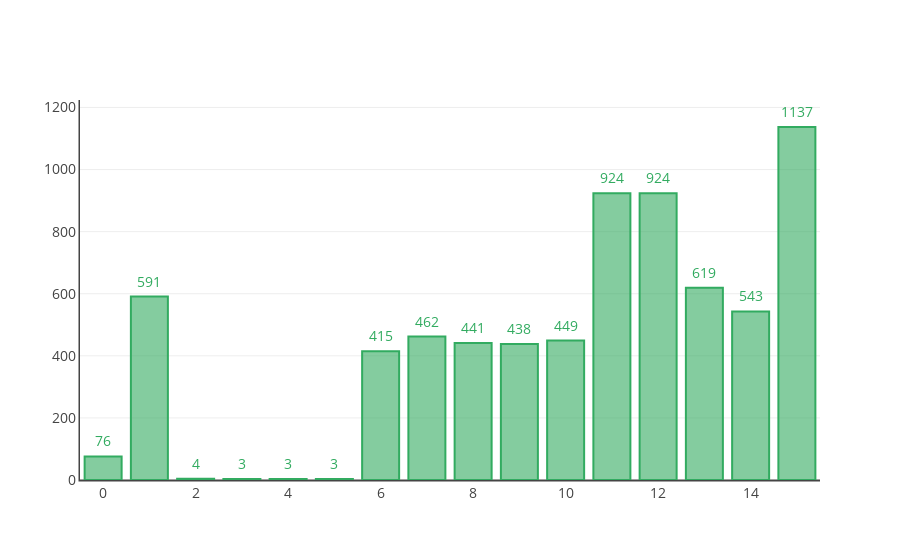

The notebook cell this image was saved under:
### Code cell
nan_count_bar = plot_count_nan(df_wide.iloc[:, df_wide.columns != 'muscle'])
py.iplot(nan_count_bar, filename='mvc/nan_count_bar')

### Figure 1 — Plotly figure (JSON) as saved in the notebook; plotly's stock layout.template omitted (floating-point values rounded to 4 significant figures)
{"data": [{"marker": {"color": "rgba(50, 171, 96, 0.6)", "line": {"color": "rgba(50, 171, 96, 1.0)", "width": 2}}, "type": "bar", "x": [0, 1, 2, 3, 4, 5, 6, 7, 8, 9, 10, 11, 12, 13, 14, 15], "y": [76, 591, 4, 3, 3, 3, 415, 462, 441, 438, 449, 924, 924, 619, 543, 1137]}], "layout": {"annotations": [{"font": {"color": "rgb(50, 171, 96)", "size": 14}, "showarrow": false, "text": 76, "x": 0, "y": 126}, {"font": {"color": "rgb(50, 171, 96)", "size": 14}, "showarrow": false, "text": 591, "x": 1, "y": 641}, {"font": {"color": "rgb(50, 171, 96)", "size": 14}, "showarrow": false, "text": 4, "x": 2, "y": 54}, {"font": {"color": "rgb(50, 171, 96)", "size": 14}, "showarrow": false, "text": 3, "x": 3, "y": 53}, {"font": {"color": "rgb(50, 171, 96)", "size": 14}, "showarrow": false, "text": 3, "x": 4, "y": 53}, {"font": {"color": "rgb(50, 171, 96)", "size": 14}, "showarrow": false, "text": 3, "x": 5, "y": 53}, {"font": {"color": "rgb(50, 171, 96)", "size": 14}, "showarrow": false, "text": 415, "x": 6, "y": 465}, {"font": {"color": "rgb(50, 171, 96)", "size": 14}, "showarrow": false, "text": 462, "x": 7, "y": 512}, {"font": {"color": "rgb(50, 171, 96)", "size": 14}, "showarrow": false, "text": 441, "x": 8, "y": 491}, {"font": {"color": "rgb(50, 171, 96)", "size": 14}, "showarrow": false, "text": 438, "x": 9, "y": 488}, {"font": {"color": "rgb(50, 171, 96)", "size": 14}, "showarrow": false, "text": 449, "x": 10, "y": 499}, {"font": {"color": "rgb(50, 171, 96)", "size": 14}, "showarrow": false, "text": 924, "x": 11, "y": 974}, {"font": {"color": "rgb(50, 171, 96)", "size": 14}, "showarrow": false, "text": 924, "x": 12, "y": 974}, {"font": {"color": "rgb(50, 171, 96)", "size": 14}, "showarrow": false, "text": 619, "x": 13, "y": 669}, {"font": {"color": "rgb(50, 171, 96)", "size": 14}, "showarrow": false, "text": 543, "x": 14, "y": 593}, {"font": {"color": "rgb(50, 171, 96)", "size": 14}, "showarrow": false, "text": 1137, "x": 15, "y": 1187}], "font": {"size": 14}, "hovermode": "closest", "title": null, "xaxis": {"linewidth": 1.5, "showline": true, "title": null}, "yaxis": {"linewidth": 1.5, "showline": true, "title": null}}}
